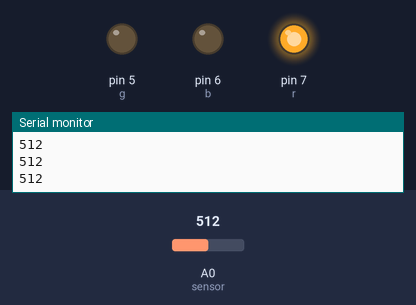
Bench run of a sketch on a simulated Arduino Uno, built with avr-gcc and run on an emulated ATmega328P. Shown: output pins drawn as LEDs (lit = HIGH), the last lines printed to the serial monitor. The test bench sets the inputs (shaded band); at power-on: A0 (sensor) = 512.

Above: at 1.2 s.
1.3 s: A0 (sensor) set to 311
2.8 s: A0 (sensor) set to 286
At 3.8 s:
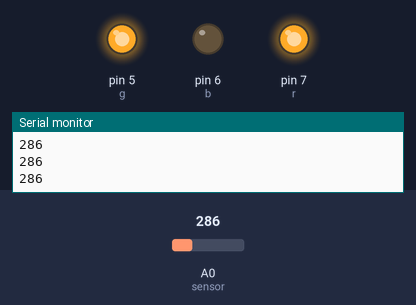
4.3 s: A0 (sensor) set to 161
5.8 s: A0 (sensor) set to 135
At 7.0 s:
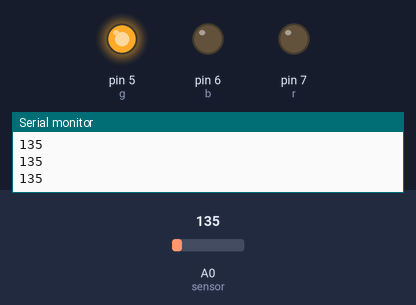
7.3 s: A0 (sensor) set to 160
At 8.3 s:
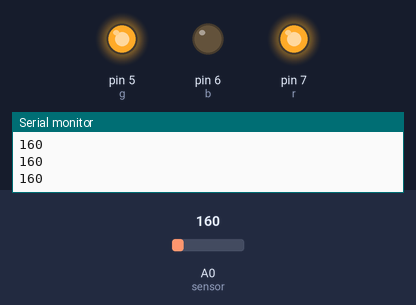
8.8 s: A0 (sensor) set to 140
At 9.6 s:
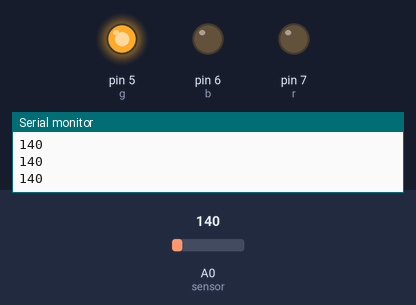
Timing chart, 0 to 11.3 s (numbered marks = the images above; inputs shaded):
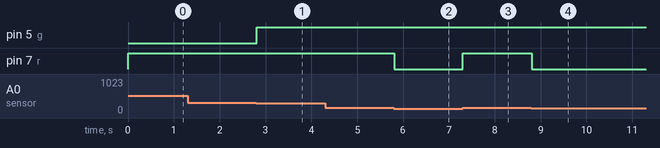

Measured:
- the behaviour switches between 301 and 300 on A0 (sensor) (found by bisection; images 0 and 1)
- the behaviour switches between 151 and 150 on A0 (sensor) (found by bisection; images 1 and 2)
- after the input at 2.8 s, pin 5 (g): LOW → HIGH at once
- after the input at 5.8 s, pin 7 (r): HIGH → LOW at once
- after the input at 7.3 s, pin 7 (r): LOW → HIGH at once
- after the input at 8.8 s, pin 7 (r): HIGH → LOW at once

The sketch:

Sensor-Force.ino
```cpp
// C++ code
//Force sensor

int sensor=A0;
int r=7,b=6,g=5;
void setup()
{
 Serial.begin(9600);
  pinMode(r,OUTPUT);
  pinMode(g,OUTPUT);
  pinMode(b,OUTPUT);
}

void loop()
{
  int force=analogRead(sensor);
  Serial.println(force);
  if(force>=0 && force<=150)
    green();
  if(force>150 && force<=300)
    yellow();
  if(force>300)
    red();
}

void green()
{
 digitalWrite(g,HIGH);
 digitalWrite(r,LOW);
 digitalWrite(b,LOW);
}

void red()
{
 digitalWrite(g,LOW);
 digitalWrite(r,HIGH);
 digitalWrite(b,LOW);
}

void yellow()
{
 digitalWrite(g,HIGH);
 digitalWrite(r,HIGH);
 digitalWrite(b,LOW);
}
```
